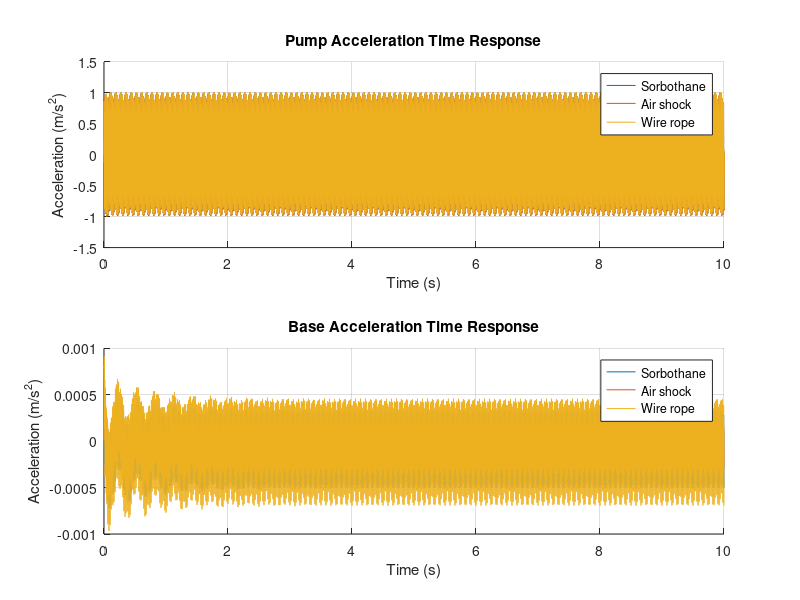
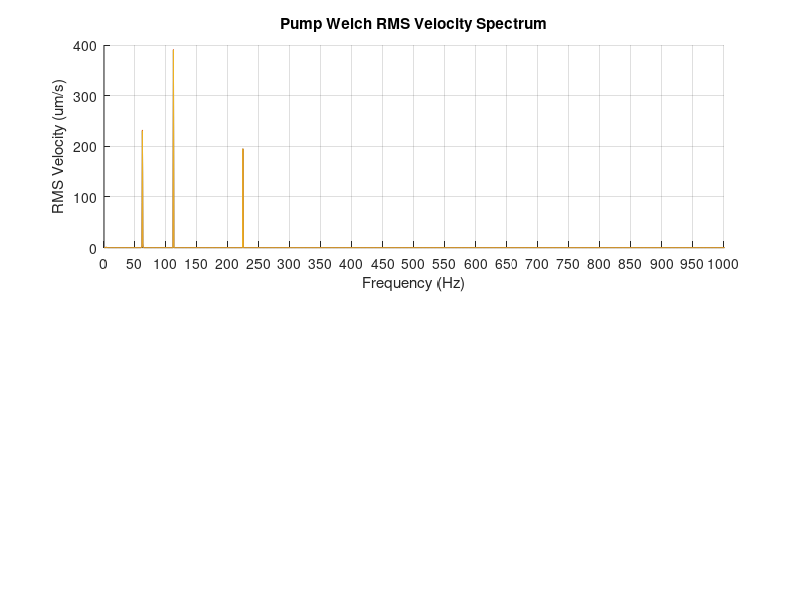

Reproduce these figures in MATLAB, in order. (Note: this script raises an error after producing the figures.)
% Variables (all units SI)
clear; clc; close all;
pkg load control
pkg load signal

% ----- Isolator selection -----
% Set to 1, 2, or 3 to choose which isolator is processed and plotted:
% 1 = Sorbothane, 2 = Air shock, 3 = Wire rope
% Set to 4 to process and plot all three isolators
isoSelect = 4;
% ------------------------------

Mpump = 75;
Mheatex = 7;
Mbase = 22*2;

Mdpm = 16000;
Mairbox = 4000;

Mopt = 877.8/2.2 % Mass of optical table top surface
KoptLeg = 1766396.89; % Ns/m
Kopt = KoptLeg*4 % Spring rate of all 4 optical table legs
ZoptLeg = 0.18265;
CoptLeg = 2 * ZoptLeg * sqrt(KoptLeg * Mopt);
Copt = CoptLeg*4 % Damping coefficient of all 4 optical table legs


% ------ Setup Selection ----
% Set to 1 to simulate lab optical table test setup
% Set to 2 to simulate DPM airbox only
% Set to 3 or other to simulate DPM
setup = 3;

m1 = Mpump + Mbase + Mheatex % kg
if setup == 1
  m2 = Mopt;
elseif setup == 2
  m2 = Mairbox;
else
  m2 = Mdpm;
end

F1 = 60; % Estimated force amplitude (N)
f1 = 112; % forcing frequency (Hz)
w1 = 2*pi*f1; % forcing frequency (rad/s)

F2 = 20; % Estimated force amplitude (N)
f2 = 62; % forcing frequency (Hz)
w2 = 2*pi*f2; % forcing frequency (rad/s)

F3 = 60; % Estimated  force amplitude (N)
f3 = 224; % forcing frequency (Hz)
w3 = 2*pi*f3; % forcing frequency (rad/s)

isolators = {'Sorbothane','Air shock','Wire rope'};

% Resolve selection into the set of isolator indices to process/plot
if isoSelect == 4
    isoRange = 1:length(isolators);
else
    isoRange = isoSelect;
end

##k1_list = [166706.80*6, 35110.95*4, 101281.59*4];   % Researched Values N/m
##k1_list = [83829*6, 33125*4, 472333*4];   % Static Deflection Values N/m
k1_list = [9256*6, 33125*4, 47233*4];   % Match Tuned Values N/m
##z1_list = [0.18265*6, 0.05*4, 0.2*4]; % Researched Values Ns/m
z1_list = [0.18*6, 0.1*4, 0.2*4]; % Match Tuned Values Ns/m

fn_list = sqrt(k1_list./m1)/(2*pi) % Natural frequencies in Hz

% Estimate damping coefficients based on damping ratio, mass, and stiffness
% Single mass model assumption valid as m1 << m2 (meff = m1m2/(m1+m2))
c1_list = 2 .* z1_list .* sqrt(k1_list .* m1);    % Ns/m
k2 = Kopt;
c2 = Copt;
##k2 = 0; % Worst case model
##c2 = 0; % Worst case model

% Vibration specs
VrmsToXmag = 1.414*(1/w1);
vccMag = (12.5e-6)*VrmsToXmag;
vcdMag = (6.25e-6)*VrmsToXmag;

% VC limits
vccVrms = 12.5e-6;          % m/s RMS
vccVelocityPeak = sqrt(2)*vccVrms;  % m/s peak form

% Time response
s = tf('s');

for i = isoRange

    k1 = k1_list(i);
    c1 = c1_list(i);

    % Response to forcing
    len = 10; % Sample in seconds
    resolution = 10000; % Samples per second
    samples = len*resolution;

    t = linspace(0,len,samples);
    A = F1*sin(w1*t) + F2*sin(w2*t) + F3*sin(w3*t);

    % Set up transfer function (output/input)
    x2x1 = (c1*s + k1)/(m2*s^2 + (c1+c2)*s + (k1+k2));
    x2A = (c1*s + k1)/((m1*s^2 + c1*s + k1)*(m2*s^2 + (c1+c2)*s + (k1+k2)) - (c1*s + k1)^2); % Pump forcing input, DPM displacement output
    x2A_array{i} = x2A;
    x1A = x2A / x2x1;
    x1A_array{i} = x1A;

    a2A = s^2*x2A;      % acceleration transfer function
    a2A_array{i} = a2A;
    a1A = a2A / x2x1;
    a1A_array{i} = a1A;

    v2A = s*x2A;      % velocity transfer function
    v2A_array{i} = v2A;
    v1A = v2A / x2x1;
    v1A_array{i} = v1A;

    % Gain at operating frequency
    [mag, phase] = bode(x2A, w1);
    gain_dB = mag2db(mag);
##    pIso = (1 - mag(:)/1)*100

end

% Time response acceleration
figure(2);

colors = lines(length(isolators));

% Pump acceleration
subplot(2,1,1);
hold on
grid on
for i = isoRange
    acc1 = lsim(a1A_array{i}, A, t); % pump accel
    plot(t, acc1, 'Color', colors(i,:), 'DisplayName', isolators{i});
end
xlabel('Time (s)')
ylabel('Acceleration (m/s^2)')
title('Pump Acceleration Time Response')
legend('Location','northeast')
hold off

% Base acceleration
subplot(2,1,2);
hold on
grid on
for i = isoRange
    acc2 = lsim(a2A_array{i}, A, t); % base accel
    plot(t, acc2, 'Color', colors(i,:), 'DisplayName', isolators{i});
end
xlabel('Time (s)')
ylabel('Acceleration (m/s^2)')
title('Base Acceleration Time Response')
legend('Location','northeast')
hold off

% Welch PSD - RMS velocity spectrum
figure(5);

fs = resolution;                 % sampling frequency (Hz)
nfft = 2^15;                     % FFT length
window = hanning(nfft);
noverlap = 0.5;

% Enable coherent scaling of Welch PSD to RMS per bin
% RMS velocity per bin = sqrt(PSD * df)
df = fs/nfft;

% VC limit lines (RMS velocity, um/s)
vcC = 12.5;   % VC-C
vcD = 6.25;   % VC-D
vcE = 3.12;   % VC-E

% Pump velocity spectrum
subplot(2,1,1);
hold on
grid on
for i = isoRange
    vel1 = lsim(v1A_array{i}, A, t);   % pump velocity time response
    [Pxx, fw] = pwelch(vel1, window, noverlap, nfft, fs);
    vrms = sqrt(Pxx * df)*1e6;
    plot(fw, vrms, 'DisplayName', isolators{i});
end
xlabel('Frequency (Hz)')
ylabel('RMS Velocity (um/s)')
title('Pump Welch RMS Velocity Spectrum')
set(gca, 'XScale', 'linear', 'YScale', 'linear');
xlim([0 1000]);
xticks(0:50:1000);
yline(vcC, '--', 'VC-C');
yline(vcD, '--', 'VC-D');
yline(vcE, '--', 'VC-E');
##legend('Location','northeast')
hold off

% Base velocity spectrum
subplot(2,1,2);
hold on
grid on
for i = isoRange
    vel2 = lsim(v2A_array{i}, A, t);   % base velocity time response
    [Pxx, fw] = pwelch(vel2, window, noverlap, nfft, fs);
    vrms = sqrt(Pxx * df)*1e6;
    plot(fw, vrms, 'DisplayName', isolators{i});
end
xlabel('Frequency (Hz)')
ylabel('RMS Velocity (um/s)')
title('Base Welch RMS Velocity Spectrum')
set(gca, 'XScale', 'linear', 'YScale', 'linear');
xlim([0 1000]);
xticks(0:50:1000);
yline(vcC, '--', 'VC-C');
yline(vcD, '--', 'VC-D');
yline(vcE, '--', 'VC-E');
##legend('Location','northeast')
hold off

##% Time response position
##figure(1);
##hold on
##grid on
##for i = isoRange
##    iso = lsim(x2A_array{i}, A, t); % base accel
##    plot(t, iso, 'Color', colors(i,:), 'DisplayName', isolators{i});
##end
####fprintf('\n%s\n', isolators{i});
####fprintf('k1 = %.2f N/m, c1 = %.2f Ns/m\n', k1, c1);
####fprintf('Operating Freq = %.3f Hz (%.2f rad/s)\n', f, w);
####fprintf('Gain = %.3e (%.2f dB), Phase = %.2f deg\n', mag(:), gain_dB(:), phase(:));
####fprintf('\n');
##xlabel('Time (s)')
##ylabel('Displacement (m)')
##title('Displacement Time Response')
##legend('Location','northeast')
####% VC limit markers
####yline(vccMag, '--', 'VC-C', 'DisplayName', 'VC-C');
####yline(-vccMag, '--', 'HandleVisibility','off');
##hold off

##% Time response velocity
##figure(3);
##hold on
##grid on
##
##for i = isoRange
####    acc = lsim(v1A_array{i}, A, t); % plot pump accel
##    acc = lsim(v2A_array{i}, A, t); % plot base accel
##    plot(t, acc, 'DisplayName', isolators{i});
##end
##
##xlabel('Time (s)')
##ylabel('Velocity (m/s)')
##title('Velocity Time Response')
##legend('Location','northeast')
##
##% VC limit markers
##yline(vccVelocityPeak,'--','VC-C','DisplayName','VC-C');
##yline(-vccVelocityPeak,'--','HandleVisibility','off');
##
##hold off
##%%

##% Frequency response
##figure(4); clf
##hold on
##
##w_plot = logspace(0,3,1000); % rad/s
##
##for i = isoRange
##    [mag, ~] = bode(x2A_array{i}, w_plot);
##    mag = squeeze(mag);
##    semilogx(w_plot/(2*pi), mag2db(mag), 'DisplayName', isolators{i});
##end
##
##grid on
##xlabel('Frequency (Hz)')
##ylabel('Magnitude (dB)')
##title('Frequency Response')
##legend('Location','northeast')
##
##% Operating frequency marker
##xline(f, '--k', sprintf('Operating Freq = %.2f Hz', f), 'LabelVerticalAlignment', 'middle', 'LabelOrientation', 'horizontal');
##
##hold off
